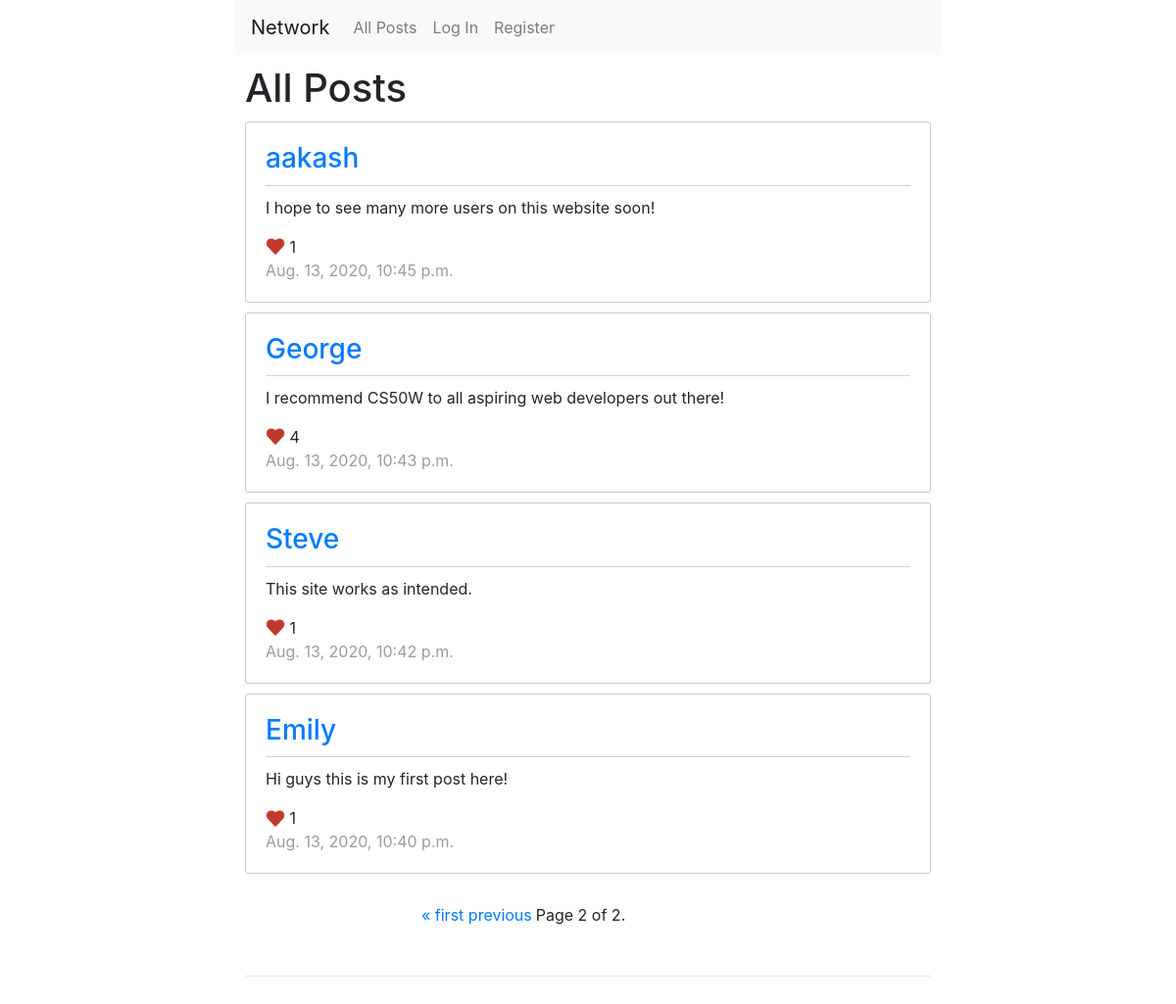
Screenshot of /?page=2 with the database file from the repository.
### network/models.py (models this page shows, shortened)
class Post(models.Model):
    user = models.ForeignKey(User, on_delete=models.CASCADE)
    content = models.CharField(max_length=300)
    liked_by = models.ManyToManyField(User, related_name="likes")
    total_likes = models.IntegerField(default=0)
    timestamp = models.DateTimeField(auto_now_add=True)

class User(AbstractUser):
    pass

### network/views.py (the view)
# urls.py: path("", views.index, name="index"),
def index(request):
    posts = Post.objects.all().order_by('-timestamp')
    paginator = Paginator(posts, 10)
    page_number = request.GET.get('page')
    page_obj = paginator.get_page(page_number)
    current_user = request.user
    return render(request, "network/index.html", {'current_user': current_user, 'page_obj': page_obj})

### network/templates/network/index.html (shortened to what this page needs)
{% extends "network/layout.html" %}
{% load static %}
{% load tz %}
{% block body %}
    <h1 class="pageHeading">All Posts</h1>
    {% for post in page_obj %}
        <div id="post_{{ post.id }}" class='post_container'>
            <a href="{% url 'userProfile' username=post.user.username %}"><h3>{{ post.user.username }}</h3></a>
            <p class="content">{{ post.content }}</p>
            <img src="{% static 'network/heart.png' %}" style="height: 20px; width: 20px; margin-top: -5px">
            <text class="total_likes">{{ post.total_likes }}</text>
            <time class="time" style="display: block;">{{ post.timestamp|localtime }}</time>
        </div>
    {% endfor %}
    <div class="pagination">
        <span class="step-links">
            <span class="prev">
                {% if page_obj.has_previous %}
                    <a href="?page=1">&laquo; first</a>
                    <a href="?page={{ page_obj.previous_page_number }}">previous</a>
                {% endif %}
            </span>
            <span class="current">
                Page {{ page_obj.number }} of {{ page_obj.paginator.num_pages }}.
            </span>
            <span class="next">
            </span>
        </span>
    </div>
    <hr>
{% endblock %}

### network/static/network/styles.css (style rules this page uses)
body { margin-left: 20%; margin-right: 20%; }
.pageHeading { margin: 10px; }
hr { margin: 30px 10px 30px 10px; }
.post_container { padding: 20px; border: 1px solid rgb(202, 202, 202); border-radius: 3px; margin: 10px; }
.time { color: rgb(155, 155, 155); }
.content { margin-top: 10px; border-top: 1px solid rgb(211, 211, 211); padding-top: 10px; }
.pagination { width: fit-content; margin-left: auto; margin-right: auto; padding: 20px; }
.step-links { width: 340px; display: flex; flex-direction: row; }
.prev { flex: 34%; }
.current { flex: 28%; }
.next { flex: 37%; }

### rows the page displays
Post: user.username "aakash", content "I hope to see many more users on this website soon!", total_likes "1", timestamp "Aug. 13, 2020, 10:45 p.m."
Post: user.username "George", content "I recommend CS50W to all aspiring web developers out there!", total_likes "4", timestamp "Aug. 13, 2020, 10:43 p.m."
Post: user.username "Steve", content "This site works as intended.", total_likes "1", timestamp "Aug. 13, 2020, 10:42 p.m."
Post: user.username "Emily", content "Hi guys this is my first post here!", total_likes "1", timestamp "Aug. 13, 2020, 10:40 p.m."

### other values shown
{{ page_obj.number }} "2"
{{ page_obj.paginator.num_pages }} "2"
